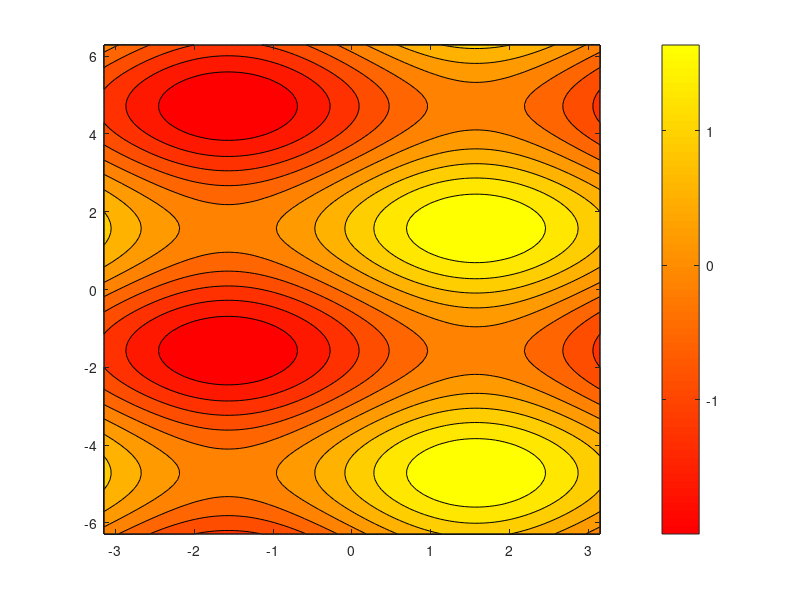

Write the MATLAB code that produced this figure.
%% Contour Mapping
% Define x as an evenly spaced vector from -pi to pi with 100 values
  x = linspace(-pi, pi);

% Define y as an evenly spaced vector from -2*pi to 2*pi with 100 values
  y = linspace(-2*pi, 2*pi);

% Try running your script. Notice that an error occurs, indicating that the
% contour function REQUIRES THREE input arguments.
% Comment out the below line before continuing.
%contour(x, y);

% We will now create our third dimension
% NOTE:
% When creating the z dimension, we have to map every pair of x
% and y values to a z value.
% Consider the function z = x + y for
%       x = 0 1 2
%       y = 2 4 6
%
% Then we need a z value for
%       x = 0 and y = 2
%       x = 0 and y = 4
%       x = 0 and y = 6
%       x = 1 and y = 2
%       ... (etc.)
%
% It is not simply enough to say z = x + y
% We need x and y to be matrices (so that we have all pairs of x and y)
%       X = 0 1 2       Y = 2 2 2
%           0 1 2           4 4 4
%           0 1 2           6 6 6
%
% Thus Z(1) = X(1) + Y(1) gives the correct z value when x = 0 and y = 2
% And  Z(2) = X(2) + Y(2) gives the correct z value when x = 0 and y = 4
% And  Z(3) = X(3) + Y(3) gives the correct z value when x = 0 and y = 6
% And  Z(4) = X(4) + Y(4) gives the correct z value when x = 1 and y = 2
% ... (etc.)
%
% The meshgrid() command below creates the matrices X and Y.
% X will have copies of x in it's rows
% Y will have copies of y in it's columns
[X, Y] = meshgrid(x, y);

% Define Z as sin(X) + sin(Y)
Z = sin(X) + sin(Y);

% Plot a FILLED contour map of X, Y, and Z
contourf(X,Y,Z);

% Set the colormap as 'autumn'
colormap(autumn);

% Place the colorbar on the right of the figure outside of the graph
colorbar('eastoutside');

% Save the figure to the file 'lab5_3.png'

